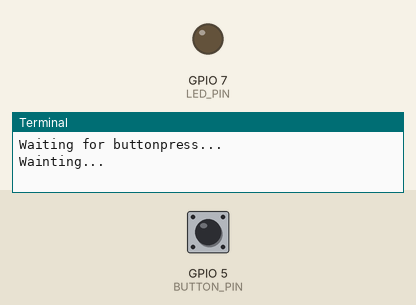
Bench run of a program on a simulated Raspberry Pi (BCM pin numbers). Shown: output pins drawn as LEDs (lit = HIGH), the last lines printed to the terminal. Dashed ring = blinking. Inputs (shaded band) come from the test bench; at power-on: GPIO 5 (BUTTON_PIN) HIGH. Web requests get an empty 200 reply after 0.4 s; the clock reads 2024-03-15 10:24:30 at power-on unless the program sets it.

Above: at 1.2 s.
1.3 s: GPIO 5 (BUTTON_PIN) pulled LOW for 0.15 s
At 2.15 s:
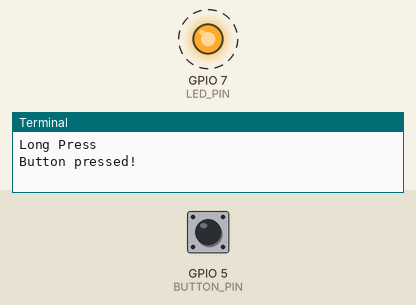
At 8.0 s:
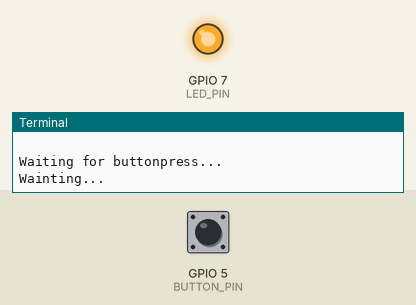
Timing chart, 0 to 9.5 s (numbered marks = the images above; inputs shaded):
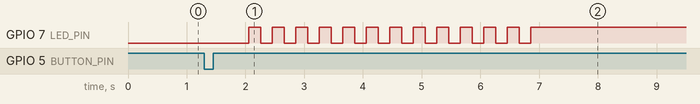

The program:

button.py
```python
#!/usr/bin/env python3
"""
This module handles the button, for manual control
"""
import sys
import time
import urllib.request

try:
    import RPi.GPIO as GPIO
except (RuntimeError, ModuleNotFoundError):
    print("USING DUMMY GPIO LIB")
    import fake_rpi

    sys.modules["RPi"] = fake_rpi.RPi  # Fake RPi
    sys.modules["RPi.GPIO"] = fake_rpi.RPi.GPIO  # Fake GPIO
    import RPi.GPIO as GPIO

SLEEP_TIME = 5
BLINK_TIME = 0.2
TIME_CHECK = False

LONG_PRESS_TIME_SECONDS = 0.15

BUTTON_PIN = 5
LED_PIN = 7
GPIO.setmode(GPIO.BCM)
GPIO.setup(BUTTON_PIN, GPIO.IN, pull_up_down=GPIO.PUD_UP)
GPIO.setup(LED_PIN, GPIO.OUT)


def blinkStatusLED():
    on = True
    timeout_end = time.time() + SLEEP_TIME
    while time.time() < timeout_end:
        if on:
            GPIO.output(LED_PIN, GPIO.LOW)
        else:
            GPIO.output(LED_PIN, GPIO.HIGH)
        on = not on
        time.sleep(BLINK_TIME)
    GPIO.output(LED_PIN, GPIO.HIGH)


def wait_for_long_press():
    while True:
        print("Wainting...")
        GPIO.wait_for_edge(BUTTON_PIN, GPIO.FALLING)
        print("Pressed")
        start = time.time()
        # time.sleep(0.05)

        while GPIO.input(BUTTON_PIN) == GPIO.LOW:
            time.sleep(0.01)
            length = time.time() - start
            print(length)

            if length > LONG_PRESS_TIME_SECONDS:
                print("Long Press")
                return True
            else:
                print("Short Press")


try:
    while True:
        print("Waiting for buttonpress...")
        if wait_for_long_press():
            print("Button pressed!")
            response = urllib.request.urlopen(
                "http://192.168.31.120:8091?relay1=toggle"
            ).read()
            print(response.decode())

        blinkStatusLED()

except KeyboardInterrupt:  # if ctrl+c pressed exit cleanly
    pass
finally:  # cleanup GPIO on normal exit
    GPIO.cleanup()
```

Measured:
- after the input at 1.3 s, GPIO 7 (LED_PIN): alternates HIGH for 0.20 s and LOW for 0.20 s, 25 changes in all, then stays HIGH, starting after 0.76 s
